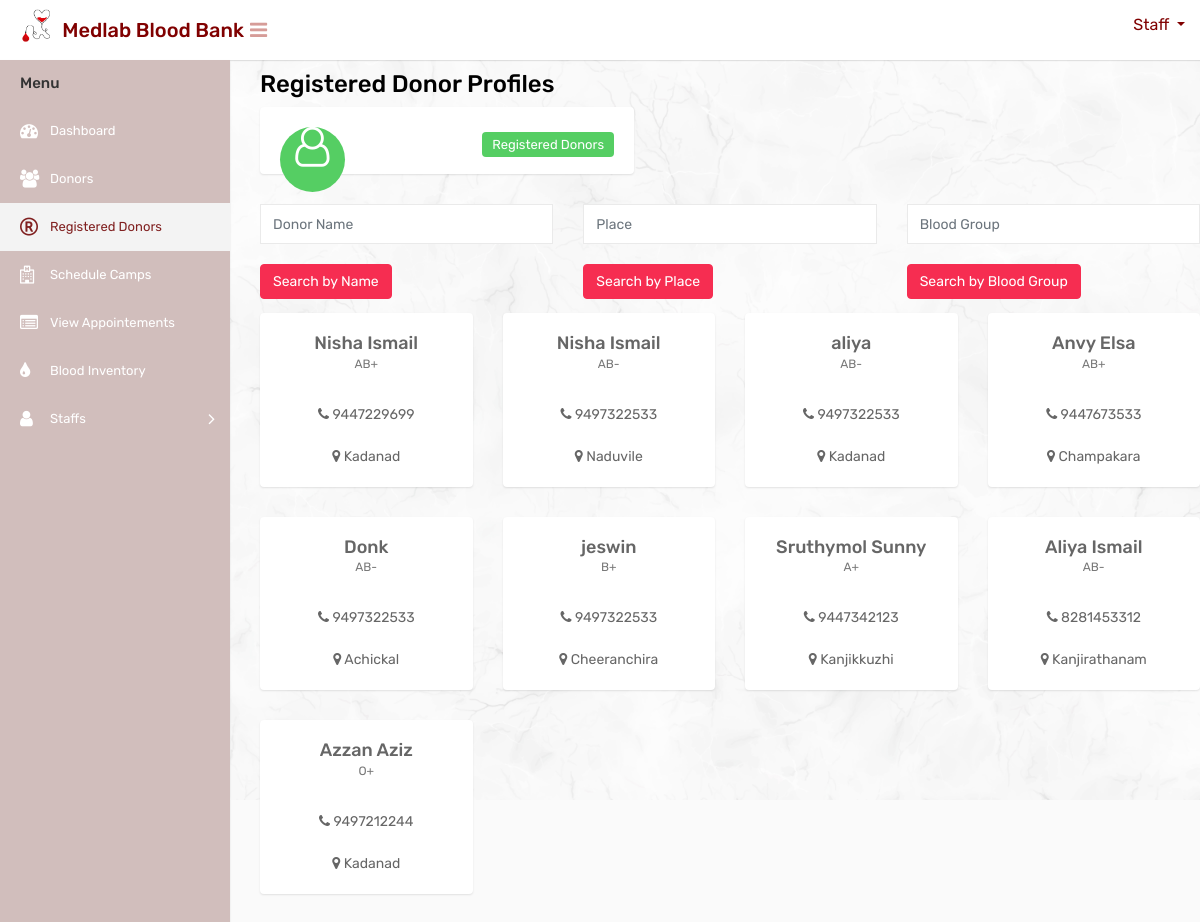
Screenshot of /search-by-name/ with the database file from the repository.
### website/models.py (models this page shows, shortened)
class Donor(models.Model):
    user = models.OneToOneField(CustomUser, on_delete=models.CASCADE, null=True)
    full_name = models.CharField(max_length=100)
    email = models.EmailField(unique=True)
    phone = models.CharField(max_length=15)
    blood_group = models.CharField(max_length=5)
    place = models.CharField(max_length=100)
    id_proof = models.FileField(upload_to='id_proofs/', null=True, blank=True)
    timestamp = models.DateTimeField(default=timezone.now)

### website/views.py (the view)
# urls.py: path('search-by-name/', search_by_name, name='search_by_name'),
def search_by_name(request):
    name = request.GET.get('name', '')
    donors = Donor.objects.filter(full_name__icontains=name)
    return render(request, 'staff/registereddonortable.html', {'donors': donors})

### templates/staff/registereddonortable.html (shortened to what this page needs)
{% load static %}
<html>
<head>
        <link rel="stylesheet" type="text/css" href="{% static 'staff/css/bootstrap.min.css' %}">
        <link rel="stylesheet" type="text/css" href="{% static 'staff/css/font-awesome.min.css' %}">
        <link rel="stylesheet" type="text/css" href="{% static 'staff/css/style.css' %}">
</head>
<body>
    <div class="main-wrapper">
        <div class="header" style="background-color:white;height:60px;">
			<div class="header-left">
				<a href="{% url 'staffindex' %}" class="logo" style="color: black;">
					<img src="{% static 'mainuser/img/logocopy.png' %}" width="75" height="40" alt="" style="margin-left:15px"> <span style="color: maroon;font-size: 20px;margin-top:10px; margin-left:-10px;white-space: nowrap;">Medlab Blood Bank</span>
				</a>
			</div>
			<a id="toggle_btn" href="javascript:void(0);" style="color:#d69c98;margin-top:20px;margin-left:10px;"><i class="fa fa-bars"></i></a>
            <ul class="nav user-menu float-right">
                <li class="nav-item dropdown has-arrow">
                    <a href="#" class="dropdown-toggle nav-link user-link" data-toggle="dropdown" style="color:maroon">
						<span style="color:maroon">Staff</span>
                    </a>
                </li>
            </ul>
        </div>
        <div class="sidebar" id="sidebar">
            <div class="sidebar-inner slimscroll">
                <div id="sidebar-menu" class="sidebar-menu">
                    <ul>
                        <li class="menu-title">Menu</li>
                        <li>
                            <a href="{% url 'staffindex' %}"><i class="fa fa-dashboard"></i> <span>Dashboard</span></a>
                        </li>
						<li>
                            <a href="{% url 'donorsstaff' %}"><i class="fa fa-users"></i> <span>Donors</span></a>
                        </li>
                        <li  class="active">
                            <a href="{% url 'registereddonortablestaff' %}"><i class="fa fa-registered"></i> <span>Registered Donors</span></a>
                        </li>
                        <li>
                            <a href="{% url 'bloodbankcamps' %}"><i class="fa fa-hospital-o"></i> <span>Schedule Camps</span></a>
                        </li>
                        <li>
                            <a href="{% url 'donorappointments' %}"><i class="fa fa-list-alt"></i> <span>View Appointements</span></a>
                        </li>
						<li>
                            <a href="{% url 'bloodinventorystaff' %}"><i class="fa fa-tint"></i> <span>Blood Inventory</span></a>
                        </li>
						<li class="submenu">
							<a href="#"><i class="fa fa-user"></i> <span>Staffs </span> <span class="menu-arrow"></span></a>
						</li>
                    </ul>
                </div>
            </div>
        </div>
        <div class="page-wrapper" style="margin-left:260px;margin-top:20px;">
            <h3 style="color:black;" > Registered Donor Profiles</h3>
            <div class="row">
                <div class="col-md-6 col-sm-6 col-lg-6 col-xl-5">
                    <div class="dash-widget">
                        <span class="dash-widget-bg2"><i class="fa fa-user-o"></i></span>
                        <div class="dash-widget-info text-right">
                            <span class="widget-title2">Registered Donors </span>
                        </div>
                    </div>
                </div>
            </div>
            <div class="row">
                <div class="col-md-4">
                    <form method="get" action="{% url 'search_by_name' %}">
                        <div class="form-group">
                            <input type="text" class="form-control" name="name" placeholder="Donor Name">
                        </div>
                        <button type="submit" class="btn btn-danger">Search by Name</button>
                    </form>
                </div>
                <div class="col-md-4">
                    <form method="get" action="{% url 'search_by_place' %}">
                        <div class="form-group">
                            <input type="text" class="form-control" name="place" placeholder="Place">
                        </div>
                        <button type="submit" class="btn btn-danger">Search by Place</button>
                    </form>
                </div>
                <div class="col-md-4">
                    <form method="get" action="{% url 'search_by_blood_group' %}">
                        <div class="form-group">
                            <input type="text" class="form-control" name="blood_group" placeholder="Blood Group">
                        </div>
                        <button type="submit" class="btn btn-danger">Search by Blood Group</button>
                    </form>
                </div>
            </div>
            <div class="row">
                {% for donor in donors %}
                <div class="col-md-4 col-sm-4 col-lg-3">
                    <div class="profile-widget">
                        <h4 class="doctor-name text-ellipsis">{{ donor.full_name }}</h4>
                        <div class="doc-prof">{{ donor.blood_group }}</div><br>
                        <div class="user-country">
                            <i class="fa fa-phone"></i> {{ donor.phone }}<br><br>
                            <i class="fa fa-map-marker"></i> {{ donor.place }}
                        </div>
                    </div>
                </div>
                {% endfor %}
            </div>
        </div>
    </div>
</body>
</html>

### rows the page displays
Donor: full_name "Nisha Ismail", blood_group "AB+", phone "9447229699", place "Kadanad"
Donor: full_name "Nisha Ismail", blood_group "AB-", phone "9497322533", place "Naduvile"
Donor: full_name "aliya", blood_group "AB-", phone "9497322533", place "Kadanad"
Donor: full_name "Anvy Elsa", blood_group "AB+", phone "9447673533", place "Champakara"
Donor: full_name "Donk", blood_group "AB-", phone "9497322533", place "Achickal"
Donor: full_name "jeswin", blood_group "B+", phone "9497322533", place "Cheeranchira"
Donor: full_name "Sruthymol Sunny", blood_group "A+", phone "9447342123", place "Kanjikkuzhi"
Donor: full_name "Aliya Ismail", blood_group "AB-", phone "8281453312", place "Kanjirathanam"
Donor: full_name "Azzan Aziz", blood_group "O+", phone "9497212244", place "Kadanad"
